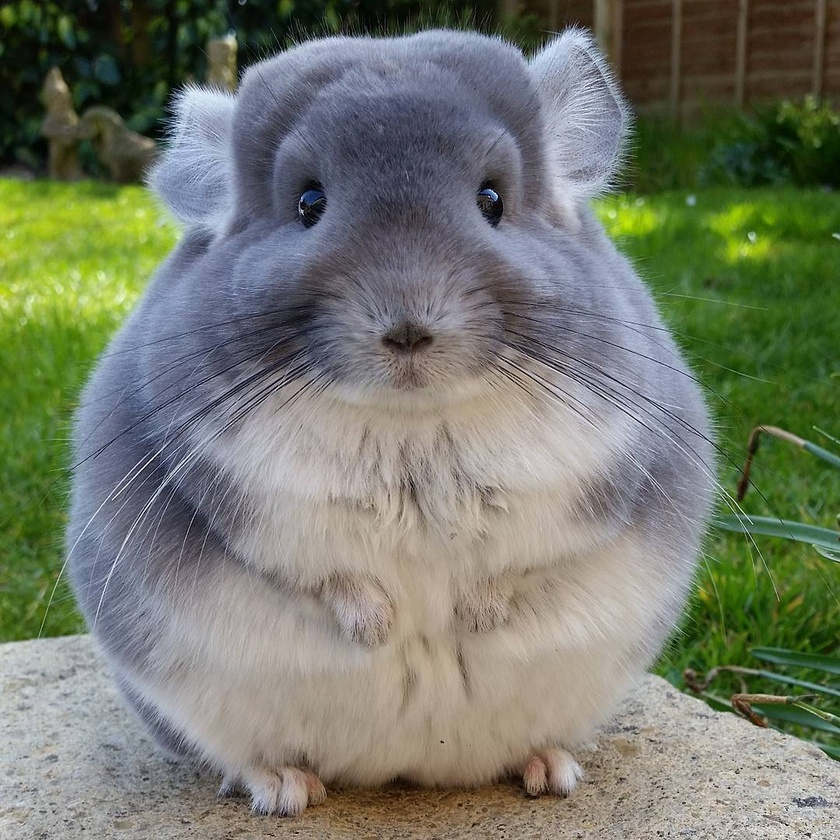
#> input picture pillow/images/chinchilla.jpg, 840 x 840 px, shrunk from 1080 x 1081 before the run
$ python rotate.py
#> lines starting #> are read from the running program, lines starting #| are printed output that depends on the picture
#!/usr/bin/env python3
from PIL import Image

try:
    img = Image.open("images/chinchilla.jpg")
#> img is the input picture: PIL image 840x840 RGB; mean R, G, B 116.3, 121.5, 107.1

    # Rota la imagen X grados y redimensiona ajustando al ancho resultante
    img = img.rotate(40, expand=True)
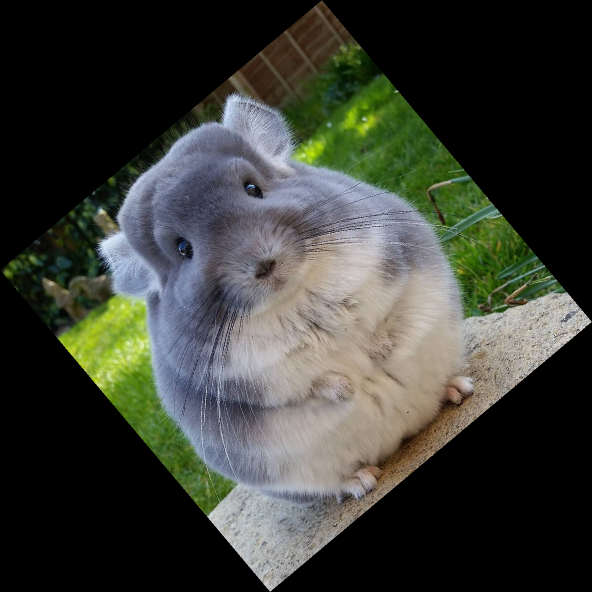
#> img: PIL image 1184x1184 RGB (shown at 1/2 size); mean R, G, B 58.6, 61.2, 53.9
    img = img.transpose( Image.ROTATE_90 )  # Rota la imagen en 90 grados
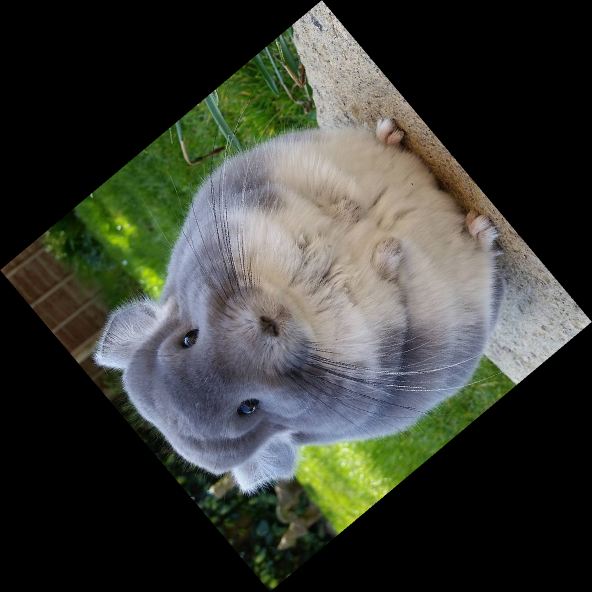
#> img: PIL image 1184x1184 RGB (shown at 1/2 size); mean R, G, B 58.6, 61.2, 53.9

    img.show()
except IOError:
    print("No es posible abrir la imagen")
